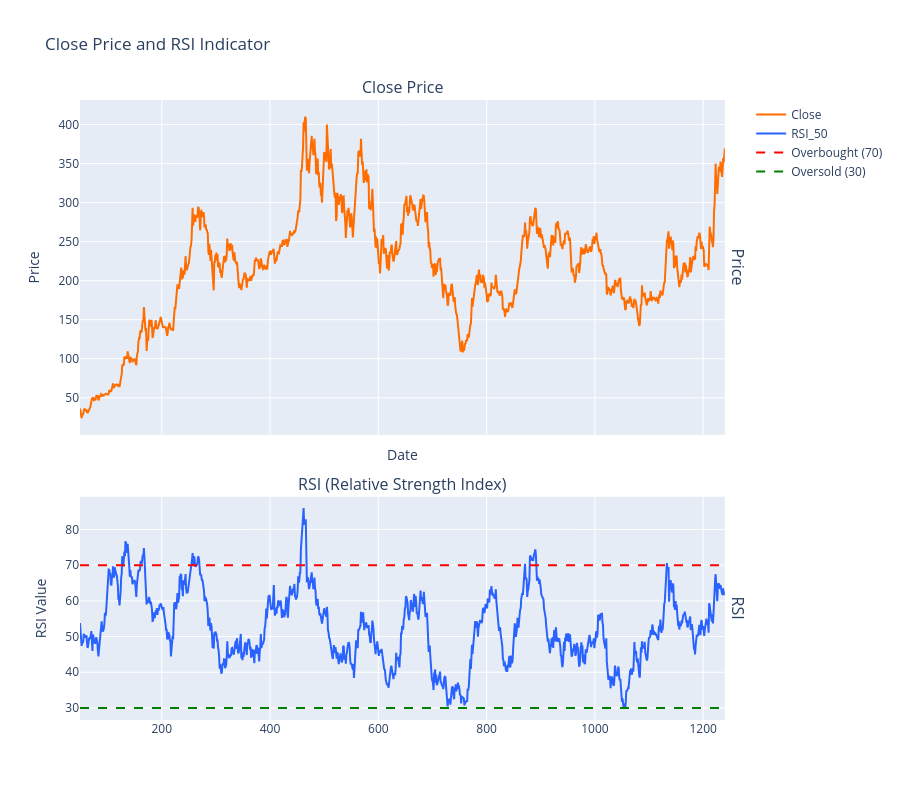

This figure's notebook cell:
### Markdown cell above
### Visualization of Relative Index Strength (RSI)

### Code cell
overbought = 70
oversold = 30



# Create subplots: 2 rows, 1 column
fig = make_subplots(
    rows=2, cols=1,
    shared_xaxes=True,
    vertical_spacing=0.1,
    row_heights=[0.6, 0.4],  # Adjust heights of the subplots
    subplot_titles=('Close Price', 'RSI (Relative Strength Index)'),
    row_titles=('Price', 'RSI')
)

# Plot Close Price in the first subplot
fig.add_trace(go.Scatter(x=df.index, y=df['close'], mode='lines', name='Close', line=dict(color='#FF6D00')),
              row=1, col=1)

# Plot RSI in the second subplot
fig.add_trace(go.Scatter(x=df.index, y=df['RSI_50'], mode='lines', name='RSI_50', line=dict(color='#2962FF')),
              row=2, col=1)

# Add overbought and oversold lines to the RSI plot
fig.add_trace(go.Scatter(x=df.index, y=[overbought]*len(df), mode='lines', name='Overbought (70)',
                         line=dict(color='red', dash='dash')),
              row=2, col=1)

fig.add_trace(go.Scatter(x=df.index, y=[oversold]*len(df), mode='lines', name='Oversold (30)',
                         line=dict(color='green', dash='dash')),
              row=2, col=1)

# Update layout
fig.update_layout(
    title="Close Price and RSI Indicator",
    xaxis_title="Date",
    yaxis_title="Price",
    yaxis2_title="RSI Value",
    height=800
)

# Show the plot
fig.show()

### Figure 1 — Plotly figure (JSON) as saved in the notebook; plotly's stock layout.template omitted (floating-point values rounded to 4 significant figures; data arrays with more than 128 entries replaced by an {"elided": "..."} marker saying what was removed)
{"data": [{"line": {"color": "#FF6D00"}, "mode": "lines", "name": "Close", "type": "scatter", "x": {"elided": "1192 int values"}, "xaxis": "x", "y": {"elided": "1192 float values"}, "yaxis": "y"}, {"line": {"color": "#2962FF"}, "mode": "lines", "name": "RSI_50", "type": "scatter", "x": {"elided": "1192 int values"}, "xaxis": "x2", "y": {"elided": "1192 float values"}, "yaxis": "y2"}, {"line": {"color": "red", "dash": "dash"}, "mode": "lines", "name": "Overbought (70)", "type": "scatter", "x": {"elided": "1192 int values"}, "xaxis": "x2", "y": {"elided": "1192 int values"}, "yaxis": "y2"}, {"line": {"color": "green", "dash": "dash"}, "mode": "lines", "name": "Oversold (30)", "type": "scatter", "x": {"elided": "1192 int values"}, "xaxis": "x2", "y": {"elided": "1192 int values"}, "yaxis": "y2"}], "layout": {"annotations": [{"font": {"size": 16}, "showarrow": false, "text": "Close Price", "x": 0.49, "xanchor": "center", "xref": "paper", "y": 1, "yanchor": "bottom", "yref": "paper"}, {"font": {"size": 16}, "showarrow": false, "text": "RSI (Relative Strength Index)", "x": 0.49, "xanchor": "center", "xref": "paper", "y": 0.36, "yanchor": "bottom", "yref": "paper"}, {"font": {"size": 16}, "showarrow": false, "text": "Price", "textangle": 90, "x": 0.98, "xanchor": "left", "xref": "paper", "y": 0.73, "yanchor": "middle", "yref": "paper"}, {"font": {"size": 16}, "showarrow": false, "text": "RSI", "textangle": 90, "x": 0.98, "xanchor": "left", "xref": "paper", "y": 0.18, "yanchor": "middle", "yref": "paper"}], "height": 800, "title": {"text": "Close Price and RSI Indicator"}, "xaxis": {"anchor": "y", "domain": [0, 0.98], "matches": "x2", "showticklabels": false, "title": {"text": "Date"}}, "xaxis2": {"anchor": "y2", "domain": [0, 0.98]}, "yaxis": {"anchor": "x", "domain": [0.46, 1], "title": {"text": "Price"}}, "yaxis2": {"anchor": "x2", "domain": [0, 0.36], "title": {"text": "RSI Value"}}}}
